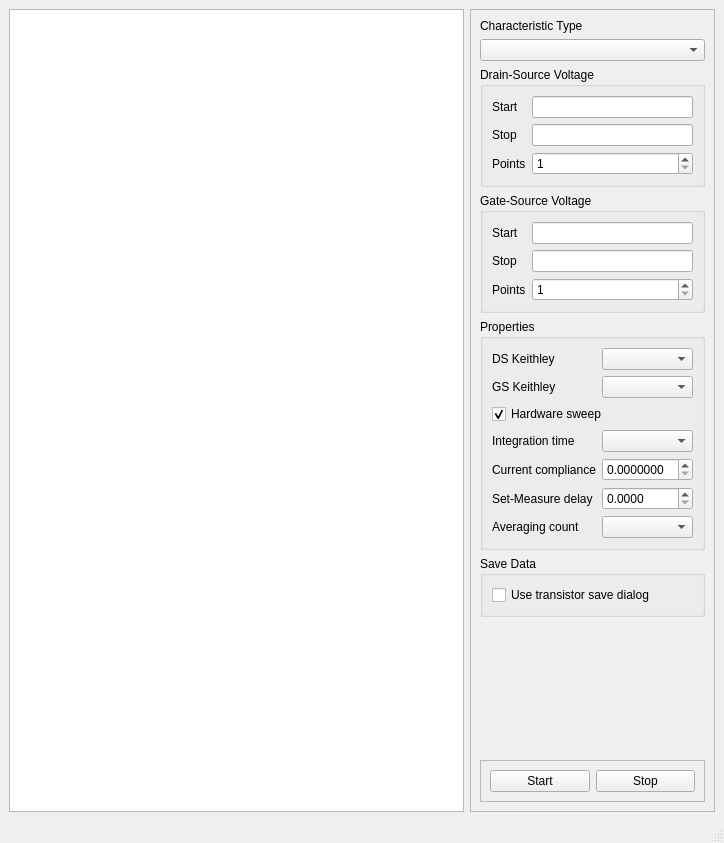
<?xml version="1.0" encoding="UTF-8"?>
<ui version="4.0">
 <class>MainWindow</class>
 <widget class="QMainWindow" name="MainWindow">
  <property name="geometry">
   <rect>
    <x>0</x>
    <y>0</y>
    <width>724</width>
    <height>843</height>
   </rect>
  </property>
  <property name="windowTitle">
   <string>MainWindow</string>
  </property>
  <widget class="QWidget" name="centralwidget">
   <layout class="QGridLayout" name="gridLayout_3">
    <item row="0" column="0">
     <widget class="GraphicsLayoutWidget" name="ui_plot"/>
    </item>
    <item row="0" column="1" alignment="Qt::AlignRight">
     <widget class="QFrame" name="frame">
      <property name="sizePolicy">
       <sizepolicy hsizetype="Minimum" vsizetype="Minimum">
        <horstretch>0</horstretch>
        <verstretch>0</verstretch>
       </sizepolicy>
      </property>
      <property name="frameShape">
       <enum>QFrame::StyledPanel</enum>
      </property>
      <property name="frameShadow">
       <enum>QFrame::Raised</enum>
      </property>
      <layout class="QVBoxLayout" name="verticalLayout">
       <item>
        <widget class="QLabel" name="label_7">
         <property name="text">
          <string>Characteristic Type</string>
         </property>
        </widget>
       </item>
       <item>
        <widget class="QComboBox" name="ui_measurement_type"/>
       </item>
       <item>
        <widget class="QGroupBox" name="groupBox">
         <property name="title">
          <string>Drain-Source Voltage</string>
         </property>
         <layout class="QGridLayout" name="gridLayout">
          <item row="0" column="0">
           <widget class="QLabel" name="label">
            <property name="text">
             <string>Start</string>
            </property>
           </widget>
          </item>
          <item row="0" column="1">
           <widget class="QLineEdit" name="ui_ds_start"/>
          </item>
          <item row="1" column="0">
           <widget class="QLabel" name="label_2">
            <property name="text">
             <string>Stop</string>
            </property>
           </widget>
          </item>
          <item row="1" column="1">
           <widget class="QLineEdit" name="ui_ds_stop"/>
          </item>
          <item row="2" column="0">
           <widget class="QLabel" name="label_3">
            <property name="text">
             <string>Points</string>
            </property>
           </widget>
          </item>
          <item row="2" column="1">
           <widget class="QSpinBox" name="ui_ds_points">
            <property name="sizePolicy">
             <sizepolicy hsizetype="Expanding" vsizetype="Fixed">
              <horstretch>0</horstretch>
              <verstretch>0</verstretch>
             </sizepolicy>
            </property>
            <property name="minimum">
             <number>1</number>
            </property>
            <property name="maximum">
             <number>501</number>
            </property>
           </widget>
          </item>
         </layout>
        </widget>
       </item>
       <item>
        <widget class="QGroupBox" name="groupBox_3">
         <property name="title">
          <string>Gate-Source Voltage</string>
         </property>
         <layout class="QGridLayout" name="gridLayout_2">
          <item row="0" column="0">
           <widget class="QLabel" name="label_4">
            <property name="text">
             <string>Start</string>
            </property>
           </widget>
          </item>
          <item row="0" column="1">
           <widget class="QLineEdit" name="ui_gs_start"/>
          </item>
          <item row="1" column="0">
           <widget class="QLabel" name="label_5">
            <property name="text">
             <string>Stop</string>
            </property>
           </widget>
          </item>
          <item row="1" column="1">
           <widget class="QLineEdit" name="ui_gs_stop"/>
          </item>
          <item row="2" column="0">
           <widget class="QLabel" name="label_6">
            <property name="text">
             <string>Points</string>
            </property>
           </widget>
          </item>
          <item row="2" column="1">
           <widget class="QSpinBox" name="ui_gs_points">
            <property name="sizePolicy">
             <sizepolicy hsizetype="Expanding" vsizetype="Fixed">
              <horstretch>0</horstretch>
              <verstretch>0</verstretch>
             </sizepolicy>
            </property>
            <property name="minimum">
             <number>1</number>
            </property>
            <property name="maximum">
             <number>501</number>
            </property>
           </widget>
          </item>
         </layout>
        </widget>
       </item>
       <item>
        <widget class="QGroupBox" name="groupBox_4">
         <property name="sizePolicy">
          <sizepolicy hsizetype="Minimum" vsizetype="Minimum">
           <horstretch>0</horstretch>
           <verstretch>0</verstretch>
          </sizepolicy>
         </property>
         <property name="title">
          <string>Properties</string>
         </property>
         <layout class="QGridLayout" name="gridLayout_5">
          <item row="0" column="0">
           <widget class="QLabel" name="label_8">
            <property name="text">
             <string>DS Keithley</string>
            </property>
           </widget>
          </item>
          <item row="0" column="1">
           <widget class="QComboBox" name="ui_ds_resource">
            <property name="sizePolicy">
             <sizepolicy hsizetype="Expanding" vsizetype="Fixed">
              <horstretch>0</horstretch>
              <verstretch>0</verstretch>
             </sizepolicy>
            </property>
           </widget>
          </item>
          <item row="1" column="0">
           <widget class="QLabel" name="label_9">
            <property name="text">
             <string>GS Keithley</string>
            </property>
           </widget>
          </item>
          <item row="1" column="1">
           <widget class="QComboBox" name="ui_gs_resource">
            <property name="sizePolicy">
             <sizepolicy hsizetype="Expanding" vsizetype="Fixed">
              <horstretch>0</horstretch>
              <verstretch>0</verstretch>
             </sizepolicy>
            </property>
           </widget>
          </item>
          <item row="2" column="0" colspan="2">
           <widget class="QCheckBox" name="ui_hardware_sweep">
            <property name="text">
             <string>Hardware sweep</string>
            </property>
            <property name="checked">
             <bool>true</bool>
            </property>
           </widget>
          </item>
          <item row="3" column="0">
           <widget class="QLabel" name="label_10">
            <property name="text">
             <string>Integration time</string>
            </property>
           </widget>
          </item>
          <item row="3" column="1">
           <widget class="QComboBox" name="ui_integration_time">
            <property name="sizePolicy">
             <sizepolicy hsizetype="Expanding" vsizetype="Fixed">
              <horstretch>0</horstretch>
              <verstretch>0</verstretch>
             </sizepolicy>
            </property>
           </widget>
          </item>
          <item row="4" column="0">
           <widget class="QLabel" name="label_11">
            <property name="text">
             <string>Current compliance</string>
            </property>
           </widget>
          </item>
          <item row="5" column="0">
           <widget class="QLabel" name="label_15">
            <property name="text">
             <string>Set-Measure delay</string>
            </property>
           </widget>
          </item>
          <item row="4" column="1">
           <widget class="QDoubleSpinBox" name="ui_current_compliance">
            <property name="sizePolicy">
             <sizepolicy hsizetype="Expanding" vsizetype="Fixed">
              <horstretch>0</horstretch>
              <verstretch>0</verstretch>
             </sizepolicy>
            </property>
            <property name="decimals">
             <number>7</number>
            </property>
           </widget>
          </item>
          <item row="5" column="1">
           <widget class="QDoubleSpinBox" name="ui_set_meas_delay">
            <property name="decimals">
             <number>4</number>
            </property>
            <property name="maximum">
             <double>9999.999900000000707</double>
            </property>
           </widget>
          </item>
          <item row="6" column="0">
           <widget class="QLabel" name="label_16">
            <property name="text">
             <string>Averaging count</string>
            </property>
           </widget>
          </item>
          <item row="6" column="1">
           <widget class="QComboBox" name="ui_averaging_count">
            <property name="sizePolicy">
             <sizepolicy hsizetype="Expanding" vsizetype="Fixed">
              <horstretch>0</horstretch>
              <verstretch>0</verstretch>
             </sizepolicy>
            </property>
           </widget>
          </item>
         </layout>
        </widget>
       </item>
       <item>
        <widget class="QGroupBox" name="groupBox_2">
         <property name="sizePolicy">
          <sizepolicy hsizetype="Minimum" vsizetype="Minimum">
           <horstretch>0</horstretch>
           <verstretch>0</verstretch>
          </sizepolicy>
         </property>
         <property name="title">
          <string>Save Data</string>
         </property>
         <layout class="QVBoxLayout" name="verticalLayout_2">
          <item>
           <widget class="QCheckBox" name="checkBox">
            <property name="text">
             <string>Use transistor save dialog</string>
            </property>
           </widget>
          </item>
          <item>
           <layout class="QVBoxLayout" name="ui_save_data_layout"/>
          </item>
         </layout>
        </widget>
       </item>
       <item>
        <spacer name="verticalSpacer">
         <property name="orientation">
          <enum>Qt::Vertical</enum>
         </property>
         <property name="sizeHint" stdset="0">
          <size>
           <width>20</width>
           <height>40</height>
          </size>
         </property>
        </spacer>
       </item>
       <item>
        <widget class="QFrame" name="frame_2">
         <property name="frameShape">
          <enum>QFrame::StyledPanel</enum>
         </property>
         <property name="frameShadow">
          <enum>QFrame::Raised</enum>
         </property>
         <layout class="QHBoxLayout" name="horizontalLayout">
          <item>
           <widget class="QPushButton" name="startButton">
            <property name="text">
             <string>Start</string>
            </property>
           </widget>
          </item>
          <item>
           <widget class="QPushButton" name="stopButton">
            <property name="text">
             <string>Stop</string>
            </property>
           </widget>
          </item>
         </layout>
        </widget>
       </item>
      </layout>
     </widget>
    </item>
   </layout>
  </widget>
  <widget class="QMenuBar" name="menubar">
   <property name="geometry">
    <rect>
     <x>0</x>
     <y>0</y>
     <width>724</width>
     <height>21</height>
    </rect>
   </property>
  </widget>
  <widget class="QStatusBar" name="statusbar"/>
 </widget>
 <customwidgets>
  <customwidget>
   <class>GraphicsLayoutWidget</class>
   <extends>QGraphicsView</extends>
   <header>pyqtgraph</header>
  </customwidget>
 </customwidgets>
 <resources/>
 <connections/>
</ui>
